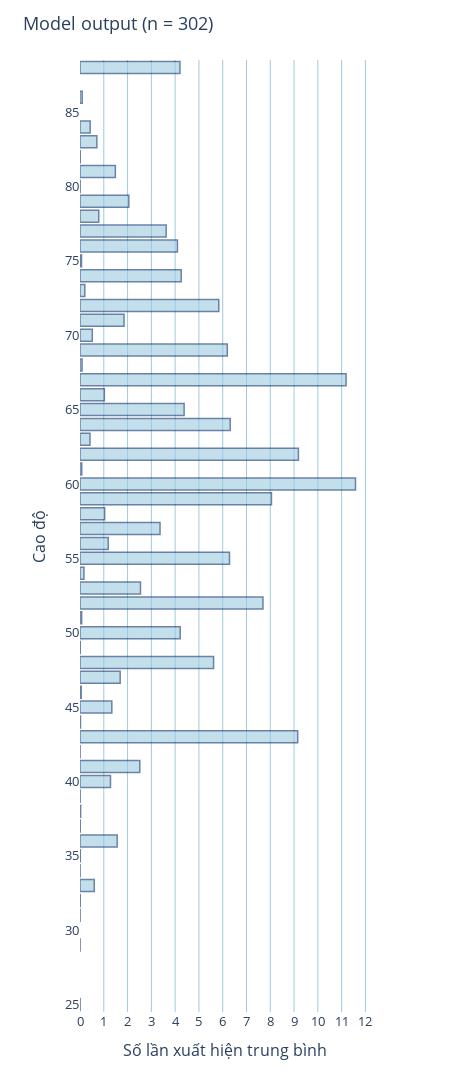
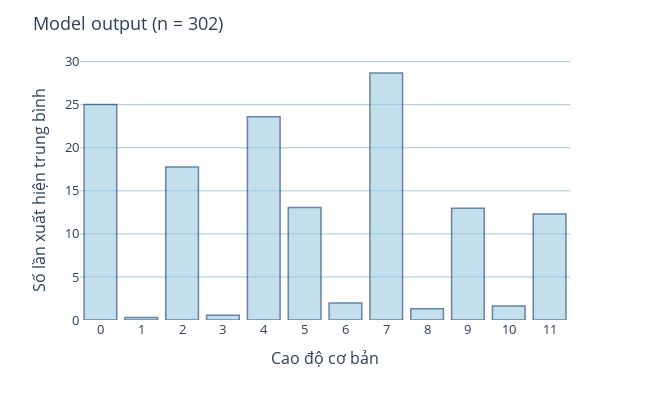

The notebook cell these images were saved under, in order:
### Code cell
# Horizontal bar chart for pitch counts using plotly express (with y is the pitch and x is the count)
fig = px.bar(
    x=list(average_results['pitch_counts'].values()), 
    y=list(average_results['pitch_counts'].keys()), 
    orientation='h'
)

fig.update_layout(
    title=f'Model output (n = {n_file_to_analyze})', 
    xaxis_title='Số lần xuất hiện trung bình',
    yaxis_title='Cao độ'
)

# Show labels 0, 5, 10, 15, ... in y-axis
y_axis_tickvals = list(range(0, max(average_results['pitch_counts'].keys()) + 1, 5))
fig.update_yaxes(tickvals=y_axis_tickvals)

# Show labels 0, 1, 2, 3, ... in x-axis
x_axis_tickvals = list(range(
    0, 
    int(max(average_results['pitch_counts'].values())) + 1 + 1
))
fig.update_xaxes(tickvals=x_axis_tickvals)

# Change the color set to make it easier to see when printed in black and white
fig.update_traces(marker_color='rgb(158,202,225)', marker_line_color='rgb(8,48,107)', marker_line_width=1.5, opacity=0.6)

# Change the background color to make it easier to see when printed in black and white
fig.update_layout(plot_bgcolor='white')

# Show the vertical grid lines
fig.update_layout(xaxis=dict(showgrid=True, gridwidth=1, gridcolor='rgb(158,202,225)'))

# Make the colums overlay the grid lines
fig.update_layout(barmode='overlay')

# Make the font size bigger
fig.update_layout(font=dict(size=13))

# Make the plot ratio x:y
fig.update_layout(
    autosize=False,
    width=450,
    height=1200,
)

fig.show()


# Pitch class distribution
fig = px.bar(x=list(average_results['pitch_class_distribution'].keys()), y=list(average_results['pitch_class_distribution'].values()))
fig.update_layout(
    title=f'Model output (n = {n_file_to_analyze})', 
    yaxis_title='Số lần xuất hiện trung bình',
    xaxis_title='Cao độ cơ bản'
)

# Show labels 0, 1, 2, 3, ... in x-axis
x_axis_tickvals = list(range(0, max(average_results['pitch_class_distribution'].keys()) + 1))
fig.update_xaxes(tickvals=x_axis_tickvals)

# Change the color set to make it easier to see when printed in black and white
fig.update_traces(marker_color='rgb(158,202,225)', marker_line_color='rgb(8,48,107)', marker_line_width=1.5, opacity=0.6)

# Change the background color to make it easier to see when printed in black and white
fig.update_layout(plot_bgcolor='white')

# Show the horizontal grid lines
fig.update_layout(yaxis=dict(showgrid=True, gridwidth=1, gridcolor='rgb(158,202,225)'))

# Make the font size bigger
fig.update_layout(font=dict(size=13))

# Make the plot ratio x:y
fig.update_layout(
    autosize=False,
    width=650,
    height=400,
)

fig.show()

# Note count
print(f"Số lượng nốt nhạc trung bình trong một đoạn nhạc từ Model output (n = {n_file_to_analyze}): {average_results['note_count']}")

### Figure 1 — Plotly figure (JSON) as saved in the notebook; plotly's stock layout.template omitted (floating-point values rounded to 4 significant figures)
{"data": [{"alignmentgroup": "True", "hovertemplate": "x=%{x}<br>y=%{y}<extra></extra>", "legendgroup": "", "marker": {"color": "rgb(158,202,225)", "line": {"color": "rgb(8,48,107)", "width": 1.5}, "pattern": {"shape": ""}}, "name": "", "offsetgroup": "", "opacity": 0.6, "orientation": "h", "showlegend": false, "textposition": "auto", "type": "bar", "x": [5.834, 11.58, 9.182, 4.255, 7.692, 0.7881, 11.19, 4.377, 9.152, 6.315, 6.192, 5.616, 2.053, 4.096, 4.212, 8.05, 3.623, 1.023, 2.543, 6.285, 1.563, 1.185, 1.281, 1.036, 0.5166, 1.851, 1.487, 1.689, 2.513, 0.1656, 3.364, 4.202, 0.4272, 1.338, 0.5993, 0.08609, 0.07285, 0.009934, 0.202, 0.04967, 0.7086, 0.4205, 0.06954, 0.01987, 0.01325, 0.02649, 0.09272, 0.003311, 0.06291, 0.009934, 0.003311, 0.003311, 0.006623, 0.009934, 0.009934, 0.003311, 0.006623, 0.003311], "xaxis": "x", "y": [72, 60, 62, 74, 52, 78, 67, 65, 43, 64, 69, 48, 79, 76, 50, 59, 77, 66, 53, 55, 36, 56, 40, 58, 70, 71, 81, 47, 41, 54, 57, 88, 84, 45, 33, 68, 61, 37, 73, 46, 83, 63, 51, 44, 35, 38, 86, 42, 75, 32, 25, 34, 80, 82, 49, 31, 39, 29], "yaxis": "y"}], "layout": {"autosize": false, "barmode": "overlay", "font": {"size": 13}, "height": 1200, "legend": {"tracegroupgap": 0}, "margin": {"t": 60}, "plot_bgcolor": "white", "title": {"text": "Model output (n = 302)"}, "width": 450, "xaxis": {"anchor": "y", "domain": [0, 1], "gridcolor": "rgb(158,202,225)", "gridwidth": 1, "showgrid": true, "tickvals": [0, 1, 2, 3, 4, 5, 6, 7, 8, 9, 10, 11, 12], "title": {"text": "Số lần xuất hiện trung bình"}}, "yaxis": {"anchor": "x", "domain": [0, 1], "tickvals": [0, 5, 10, 15, 20, 25, 30, 35, 40, 45, 50, 55, 60, 65, 70, 75, 80, 85], "title": {"text": "Cao độ"}}}}

### Figure 2 — Plotly figure (JSON) as saved in the notebook; plotly's stock layout.template omitted (floating-point values rounded to 4 significant figures)
{"data": [{"alignmentgroup": "True", "hovertemplate": "x=%{x}<br>y=%{y}<extra></extra>", "legendgroup": "", "marker": {"color": "rgb(158,202,225)", "line": {"color": "rgb(8,48,107)", "width": 1.5}, "pattern": {"shape": ""}}, "name": "", "offsetgroup": "", "opacity": 0.6, "orientation": "v", "showlegend": false, "textposition": "auto", "type": "bar", "x": [0, 2, 4, 6, 7, 5, 9, 11, 8, 10, 1, 3], "xaxis": "x", "y": [25.02, 17.77, 23.59, 1.98, 28.68, 13.06, 12.98, 12.31, 1.308, 1.616, 0.298, 0.5596], "yaxis": "y"}], "layout": {"autosize": false, "barmode": "relative", "font": {"size": 13}, "height": 400, "legend": {"tracegroupgap": 0}, "margin": {"t": 60}, "plot_bgcolor": "white", "title": {"text": "Model output (n = 302)"}, "width": 650, "xaxis": {"anchor": "y", "domain": [0, 1], "tickvals": [0, 1, 2, 3, 4, 5, 6, 7, 8, 9, 10, 11], "title": {"text": "Cao độ cơ bản"}}, "yaxis": {"anchor": "x", "domain": [0, 1], "gridcolor": "rgb(158,202,225)", "gridwidth": 1, "showgrid": true, "title": {"text": "Số lần xuất hiện trung bình"}}}}
